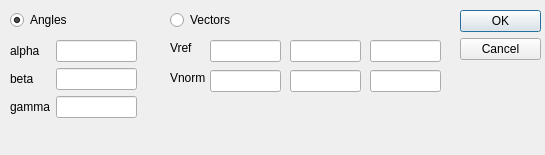
<?xml version="1.0" encoding="UTF-8"?>
<ui version="4.0">
 <class>OrientationDialog</class>
 <widget class="QDialog" name="OrientationDialog">
  <property name="geometry">
   <rect>
    <x>0</x>
    <y>0</y>
    <width>545</width>
    <height>155</height>
   </rect>
  </property>
  <property name="windowTitle">
   <string>Orientation Properties</string>
  </property>
  <widget class="QDialogButtonBox" name="buttonBox">
   <property name="geometry">
    <rect>
     <x>460</x>
     <y>10</y>
     <width>81</width>
     <height>171</height>
    </rect>
   </property>
   <property name="orientation">
    <enum>Qt::Vertical</enum>
   </property>
   <property name="standardButtons">
    <set>QDialogButtonBox::Cancel|QDialogButtonBox::Ok</set>
   </property>
  </widget>
  <widget class="QLabel" name="label_2">
   <property name="geometry">
    <rect>
     <x>170</x>
     <y>40</y>
     <width>55</width>
     <height>16</height>
    </rect>
   </property>
   <property name="text">
    <string>Vref</string>
   </property>
  </widget>
  <widget class="QLabel" name="label_4">
   <property name="geometry">
    <rect>
     <x>170</x>
     <y>70</y>
     <width>55</width>
     <height>16</height>
    </rect>
   </property>
   <property name="text">
    <string>Vnorm</string>
   </property>
  </widget>
  <widget class="QWidget" name="formLayoutWidget">
   <property name="geometry">
    <rect>
     <x>10</x>
     <y>40</y>
     <width>127</width>
     <height>101</height>
    </rect>
   </property>
   <layout class="QFormLayout" name="formLayout">
    <item row="1" column="0">
     <widget class="QLabel" name="betaLabel">
      <property name="text">
       <string>beta</string>
      </property>
     </widget>
    </item>
    <item row="1" column="1">
     <widget class="QLineEdit" name="betaLineEdit"/>
    </item>
    <item row="0" column="0">
     <widget class="QLabel" name="alphaLabel">
      <property name="text">
       <string>alpha</string>
      </property>
     </widget>
    </item>
    <item row="0" column="1">
     <widget class="QLineEdit" name="alphaLineEdit"/>
    </item>
    <item row="2" column="0">
     <widget class="QLabel" name="gammaLabel">
      <property name="text">
       <string>gamma</string>
      </property>
     </widget>
    </item>
    <item row="2" column="1">
     <widget class="QLineEdit" name="gammaLineEdit"/>
    </item>
   </layout>
  </widget>
  <widget class="QLineEdit" name="V1x">
   <property name="geometry">
    <rect>
     <x>210</x>
     <y>40</y>
     <width>71</width>
     <height>22</height>
    </rect>
   </property>
  </widget>
  <widget class="QLineEdit" name="V1y">
   <property name="geometry">
    <rect>
     <x>290</x>
     <y>40</y>
     <width>71</width>
     <height>22</height>
    </rect>
   </property>
  </widget>
  <widget class="QLineEdit" name="V1z">
   <property name="geometry">
    <rect>
     <x>370</x>
     <y>40</y>
     <width>71</width>
     <height>22</height>
    </rect>
   </property>
  </widget>
  <widget class="QLineEdit" name="V3x">
   <property name="geometry">
    <rect>
     <x>210</x>
     <y>70</y>
     <width>71</width>
     <height>22</height>
    </rect>
   </property>
  </widget>
  <widget class="QLineEdit" name="V3z">
   <property name="geometry">
    <rect>
     <x>370</x>
     <y>70</y>
     <width>71</width>
     <height>22</height>
    </rect>
   </property>
  </widget>
  <widget class="QLineEdit" name="V3y">
   <property name="geometry">
    <rect>
     <x>290</x>
     <y>70</y>
     <width>71</width>
     <height>22</height>
    </rect>
   </property>
  </widget>
  <widget class="QRadioButton" name="radioAngles">
   <property name="geometry">
    <rect>
     <x>10</x>
     <y>10</y>
     <width>95</width>
     <height>20</height>
    </rect>
   </property>
   <property name="text">
    <string>Angles</string>
   </property>
   <property name="checked">
    <bool>true</bool>
   </property>
  </widget>
  <widget class="QRadioButton" name="radioVectors">
   <property name="geometry">
    <rect>
     <x>170</x>
     <y>10</y>
     <width>95</width>
     <height>20</height>
    </rect>
   </property>
   <property name="text">
    <string>Vectors</string>
   </property>
  </widget>
 </widget>
 <tabstops>
  <tabstop>radioAngles</tabstop>
  <tabstop>radioVectors</tabstop>
  <tabstop>alphaLineEdit</tabstop>
  <tabstop>betaLineEdit</tabstop>
  <tabstop>gammaLineEdit</tabstop>
  <tabstop>V1x</tabstop>
  <tabstop>V1y</tabstop>
  <tabstop>V1z</tabstop>
  <tabstop>V3x</tabstop>
  <tabstop>V3y</tabstop>
  <tabstop>V3z</tabstop>
 </tabstops>
 <resources/>
 <connections>
  <connection>
   <sender>buttonBox</sender>
   <signal>accepted()</signal>
   <receiver>OrientationDialog</receiver>
   <slot>accept()</slot>
   <hints>
    <hint type="sourcelabel">
     <x>248</x>
     <y>254</y>
    </hint>
    <hint type="destinationlabel">
     <x>157</x>
     <y>274</y>
    </hint>
   </hints>
  </connection>
  <connection>
   <sender>buttonBox</sender>
   <signal>rejected()</signal>
   <receiver>OrientationDialog</receiver>
   <slot>reject()</slot>
   <hints>
    <hint type="sourcelabel">
     <x>316</x>
     <y>260</y>
    </hint>
    <hint type="destinationlabel">
     <x>286</x>
     <y>274</y>
    </hint>
   </hints>
  </connection>
 </connections>
</ui>
